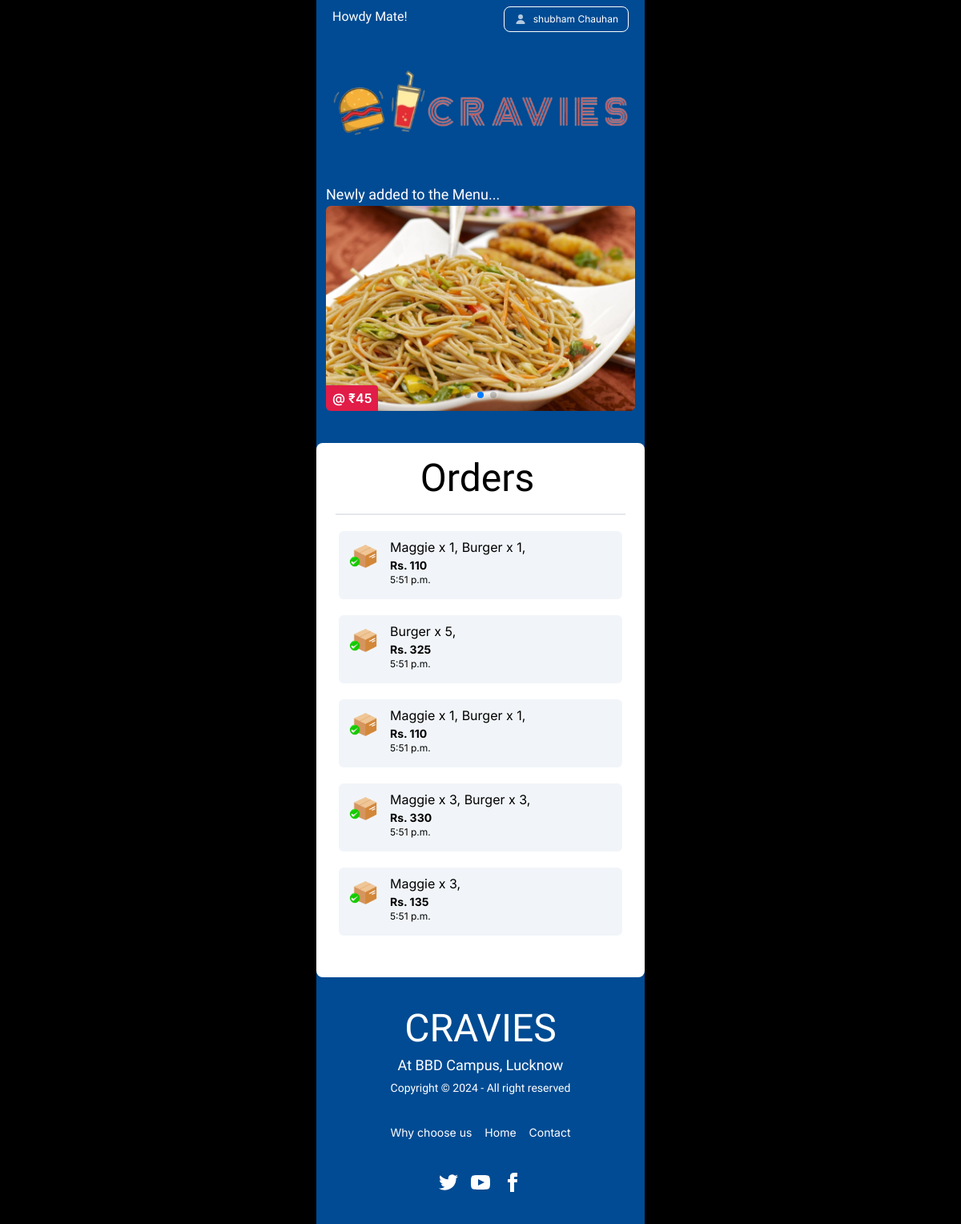
/orders/ (signed in), run on the app's committed database.
### Store/models.py (models this page shows, shortened)
class Product(models.Model):
    shop = models.ForeignKey(Shop, on_delete=models.CASCADE, null=True, blank=True)
    name = models.CharField(max_length=50)
    price = models.IntegerField(default=0)
    product_ctgry = models.ForeignKey(Category, on_delete=models.CASCADE, default=1)
    description = models.TextField(blank=True, max_length=300)
    image = models.ImageField(upload_to="uploads/products/")
    offer_discounts = models.IntegerField(default=0)
    availibility = models.BooleanField(default=True)
    last_modified = models.DateTimeField(auto_now_add=True)
    visibility = models.BooleanField(default=True)

class Orders(models.Model):
    user = models.ForeignKey(User, on_delete=models.CASCADE)
    products_info = models.CharField(max_length=1000, null=True, blank=True)
    payment_method = models.CharField(max_length=200, default='cod')
    txn_status = models.CharField( max_length=20, default='unpaid')
    order_status = models.CharField( max_length=20, default='pending')
    againPhone = models.CharField(max_length=12)
    againAddress = models.CharField(max_length=300)
    amount = models.IntegerField(default=0)
    date = models.DateField(auto_now_add=True)
    time = models.TimeField(auto_now_add=True)
    last_modified = models.DateTimeField(auto_now_add=True)
    razorpay_order_id = models.CharField(max_length=100, null=True, blank=True)
    razorpay_order_reciept = models.CharField(max_length=100, null=True, blank=True)
    razorpay_payment_id  = models.CharField(max_length=100, null=True, blank=True)
    razorpay_signature = models.CharField(max_length=800, null=True, blank=True)
    is_notified = models.BooleanField(default=False)

### Store/views.py (the view)
# urls.py: path('orders/', views.UserOrders),
@login_required(redirect_field_name="loginpage")
def UserOrders(request):
    NEW_IN_THE_MENU = models.NewInTheMenu.objects.all()[0].name.all()
    if request.method == "GET":
        user_orders = []
        o = models.Orders.objects.filter(user__id  = request.user.id).order_by("-time")
        for order in o:
            temp = [order, ]
            o_array = []
            for pid,qtty in json.loads(order.products_info).items():
                p = models.Product.objects.get(id=pid)
                o_array.append( ( p, qtty) )
            temp.append(o_array)
            user_orders.append(temp)
        return render(request, 'store/orders.html', {"orders":user_orders, "NEW_IN_THE_MENU":NEW_IN_THE_MENU})

### templates/store/orders.html (shortened to what this page needs)
{% extends 'store/base.html' %}
{% load static %}
{% block content %}
    <div class="px-3 pb-10 text-white">
        {% include 'store/header.html' %}
        {% include 'store/sweeper.html' %}
    </div>
    <div class="bg-white text-black px-2 rounded-lg pb-8">
        <div class="flex items-center justify-center border-b-2 py-3 mx-4">
            <h2 class="text-5xl Cookie pe-2 my-2 ">Orders</h2>
        </div>
        <div class="p-5">
            <div class="flex flex-col gap-5">
                {% if orders %}
                {% for i in orders %}
                <div class="flex bg-slate-100 p-2 rounded-md gap-2 items-top" >
                    <div class="h-12 w-12">
                        <img src="{% static 'media/order-conf.png' %}" class="h-full w-full object-cover">
                    </div>
                    <div class="grow" id="OrderDetails">
                        <p class="text-md teachers">
                            {% for p in i.1 %}
                                <span>{{p.0.name}} x {{ p.1 }}, </span>
                            {% endfor %}
                        </p>
                        <p class="text-sm font-bold">Rs. {{i.0.amount}}</p>
                        <p class="text-xs">{{i.0.time}}</p>
                    </div>
                </div>
                {% endfor %}
                {% else %}
                <div class="h-32 w-25">
                    <img src="{% static 'media/order-f.png' %}" class="h-full w-full object-contain">
                </div>
                <p class="text-xl teachers">You have not placed any order yet..!</p>
                {% endif %}
            </div>
        </div>
    </div>
    {% include 'store/footer.html' %}
{% endblock %}

### templates/store/base.html (shortened to what this page needs)
{% load static %}
<!DOCTYPE html>
<html lang="en">
<head>
    <link rel="stylesheet" href="{% static 'css/output.css' %}" />
    <link rel="stylesheet" href="{% static 'css/swiper-bundle.min.css' %}" />
</head>
<body class="bg-black">
    <div class="relative sm:max-w-[410px] sm:mx-auto bg-Canteen">
        {% block content %}
        {% endblock %}
    </div>
</body>
</html>

### templates/store/header.html (shortened to what this page needs)
{% load static %}
<header class="mb-5">
    <div class="nav flex p-2 relative">
        <div class="grow">
            <span class="text teachers">Howdy Mate!</span>
        </div>
        {% if request.user.is_authenticated %}
        <div class="relative">
            <button class="menu-btn btn btn-sm btn-outline text-white">
                <svg xmlns="http://www.w3.org/2000/svg" viewBox="0 0 16 16" fill="currentColor" class="w-4 h-4 opacity-70"><path d="M8 8a3 3 0 1 0 0-6 3 3 0 0 0 0 6ZM12.735 14c.618 0 1.093-.561.872-1.139a6.002 6.002 0 0 0-11.215 0c-.22.578.254 1.139.872 1.139h9.47Z" /></svg>
                <span class="text-xs">{{request.user.first_name}}</span>
            </button>
        </div>
        {% endif %}
    </div>
    <a href="/">
        <div class="container mx-auto py-10 px-2">
            <img src="{% static 'media/icon.png' %}" alt="icon" class="">
        </div>
    </a>
</header>

### templates/store/sweeper.html
{% load static %}
<div class="slider">
    <h3 class="teachers text-lg">Newly added to the Menu...</h3>
    <div class="swiper rounded-md">
        <div class="swiper-wrapper">
            {% for item in NEW_IN_THE_MENU %}
            <div class="swiper-slide">
                <div class="relative h-64 w-full">
                    <img src="{{item.image.url}}" alt="get net" class="h-full w-full object-fit">
                    <span class="absolute bg-rose-600 py-1 px-2 rounded-tr left-0 bottom-0 Inter font-semibold">@ ₹{{item.price}} </span>
                </div>
            </div>
            {% endfor %}
        </div>
        <div class="swiper-pagination"></div>
    </div>
</div>

### templates/store/footer.html (shortened to what this page needs)
{% load static %}
<footer class="footer footer-center p-10 bg-Canteen text-white">
    <aside class="leading-3">
        <h1 class="text-5xl Cookie">CRAVIES</h1>
        <p class="font-medium teachers text-lg">At BBD Campus, Lucknow</p>
      <p class="teachers font-sm">Copyright © 2024 - All right reserved</p>
    </aside>
    <nav class="grid grid-flow-col gap-4">
        <a class="link link-hover" href="/about">Why choose us</a>
        <a class="link link-hover" href="/">Home</a>
        <a class="link link-hover">Contact</a>
    </nav>
    <nav>
      <div class="grid grid-flow-col gap-4">
        <a></a>
        <a></a>
        <a><svg xmlns="http://www.w3.org/2000/svg" width="24" height="24" viewBox="0 0 24 24" class="fill-current"><path d="M9 8h-3v4h3v12h5v-12h3.642l.358-4h-4v-1.667c0-.955.192-1.333 1.115-1.333h2.885v-5h-3.808c-3.596 0-5.192 1.583-5.192 4.615v3.385z"></path></svg></a>
      </div>
    </nav>
  </footer>

### data on the page
Product: image (picture), price "45", name "Maggie", p "1", p "3"
Orders: amount "110", time "5:51 p.m."
Product: name "Burger", p "1", p "5", p "3"
Orders: amount "325", time "5:51 p.m."
Orders: amount "110", time "5:51 p.m."
Orders: amount "330", time "5:51 p.m."
Orders: amount "135", time "5:51 p.m."

### other printed values
{{ request.user.first_name }} "shubham Chauhan"
